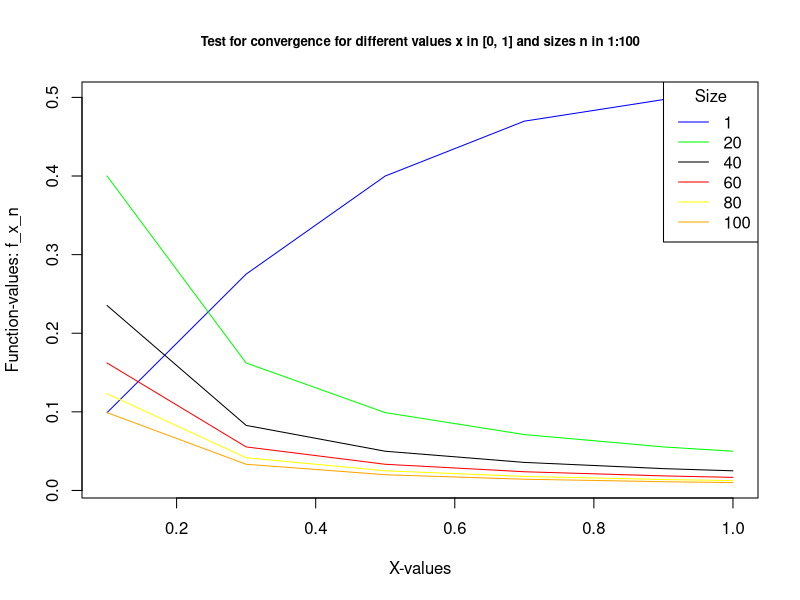
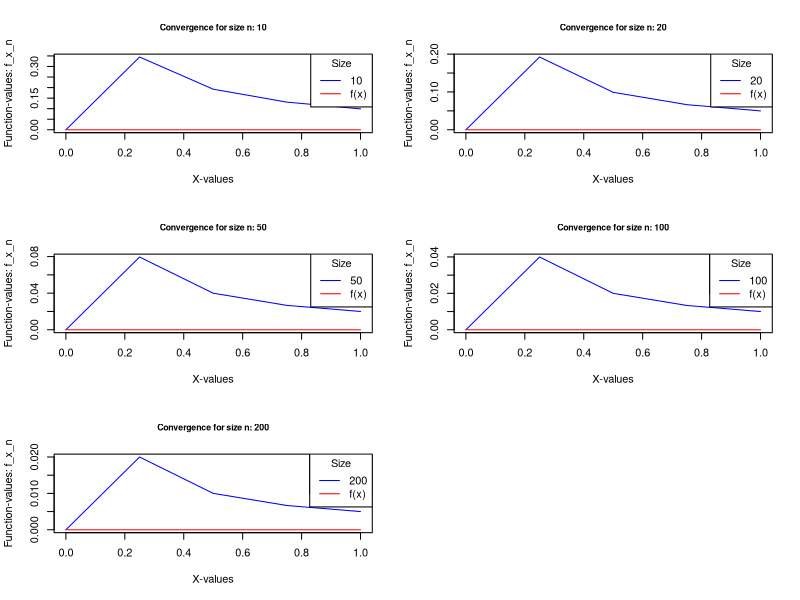
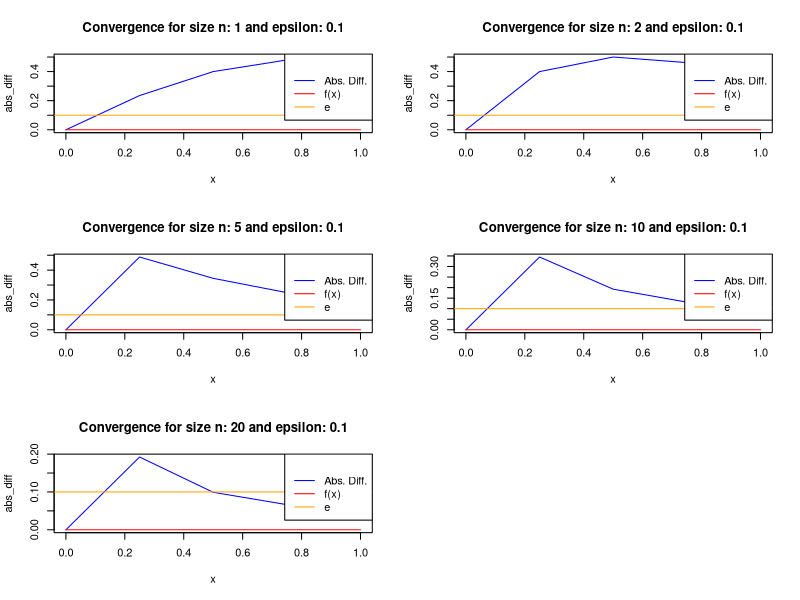
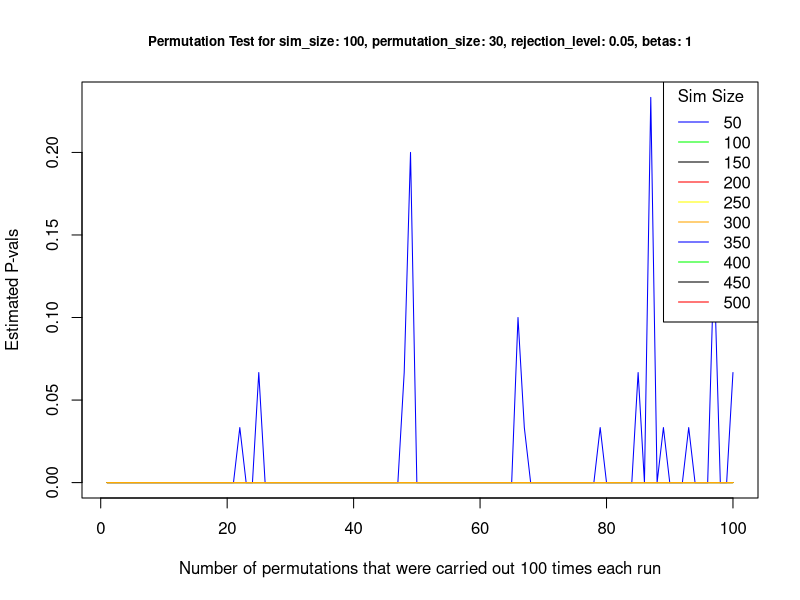

The R source for these figures, in order:
## ---- chunk 1
# set up the comparing function
f_n_x <-  function(x, n){
  # check for function types and number ranges
  if((x>=0 & x<=1)==F){
    print("x has to be in the range [0, 1]")
  }
  # set up helper function to check for a whole number as described in docs
  is.wholenumber <-
    function(x, tol = .Machine$double.eps^0.5)  abs(x - round(x)) < tol
  if (is.wholenumber(n)==F){
    return("n must be a positive integer!")
  }
  result <- (n*x) / (1 + n^2 * x^2)
  return(result)
}
# Test the first function
result <- f_n_x(x=0.9, n=2)
print(result)

# set up the target function
f_x <- function(x){
  # simply returns 0
  len <- length(x)
  return(rep(0, len))
}
# Test the second function
result <- f_x(x=0.9)
print(result)
## ---- chunk 2
x <- c(0.1, 0.3, 0.5, 0.7, 0.9, 1.0)
n <- floor(seq(from=1, to=100, length.out=length(x))) # length can be set arbitrarily

get_result_df <- function(x, n){
  # create an empty matrix, convert to data.frame for data storage
  result_df <- data.frame(data=matrix(data=0, nrow=length(n), ncol=length(x)),
                          row.names = as.character(n))
  colnames(result_df) <- as.character(x)
  # iterate over the test size n, holding it fixed
  # and then loop through all the given x-values 
  for(n_ in n){
    # iterate over the values with fixed n
    for(x_ in x){
      result_f_n_x <- f_n_x(x=x_, n=n_)
      # save the result at the correct spot in the matrix
      result_df[as.character(n_), as.character(x_)] <- result_f_n_x
    }
  }
  return(result_df)
}

# create the single plot
# plot settings
result_df <- get_result_df(x=x, n=n)
col_vals <- c("blue", "green", "black", "red", "yellow", "orange") # must equal the length of n
main <- "Test for convergence for different values x in [0, 1] and sizes n in 1:100"

get_comparison_plot <- function(result_df, x, n, col_vals, main){
  for(ind in 1:dim(result_df)[1]){
    row <- rownames(result_df)[ind]
    col <- col_vals[ind]
    if(row==rownames(result_df)[1]){
      # plot the initial figure to which lines will be added afterwards
      plot(x=x,
           y=result_df[as.character(row), ],
           xlim=c(min(x), max(x)),
           ylim=c(min(result_df), max(result_df)),
           col=col,
           xlab="X-values",
           ylab="Function-values: f_x_n",
           main=main,
           cex.main=0.8,
           type="l"
      )  
    }else{
      lines(x=x,
            y=result_df[as.character(row), ],
            col=col)
    }
  }
  legend("topright",
         title = "Size",
         legend = n,
         col = col_vals,
         lty = c(1, 1, 1),
         lwd=c(1, 1, 1)
  )
}

get_comparison_plot(result_df=result_df, x=x, n=n, col_vals=col_vals, main=main)

# Answer here
# convergence in distribution, in probability
## ---- chunk 3
# plot settings
n <- c(10, 20, 50, 100, 200)
x <- seq(from=0, to=1, length.out=5)
result_df <- get_result_df(x=x, n=n)
par(mfrow=c(3,2))
for(n_ in n){
  # only provide partial result_df to get one plot at a time for one n
  # so only provide the respective row of the result_df
  result_df_n_ <- result_df[as.character(n_), ]
  main <- sprintf("Convergence for size n: %s", n_)
  get_comparison_plot(result_df=result_df_n_, x=x, n=n_, col_vals=col_vals, main=main)
  lines(x=x, y=f_x(x), col="red")
  legend("topright",
         title = "Size",
         legend = c(n_, "f(x)"),
         col = c(col_vals[1], "red"),
         lty = c(1, 1),
         lwd=c(1, 1)
  )
}
par(mfrow=c(1,1))

# Answer here:
# 
## ---- chunk 4
# plot settings
epsilon = 0.1
n <- c(1, 2, 5, 10, 20)
result_df <- get_result_df(x=x, n=n)

par(mfrow=c(3,2))
for(n_ in n){
  result_df_n_ <- result_df[as.character(n_), ]
  # Take the absolute difference between function and target function
  abs_diff <- abs(result_df_n_ - f_x(x))
  
  main <- sprintf("Convergence for size n: %s and epsilon: %s", n_, epsilon)
  plot(x=x, y=abs_diff, col="blue", main=main,
       type="l",
       xlim=c(min(x), max(x)),
       ylim=c(min(abs_diff), max(abs_diff)))
  lines(x=x, y=f_x(x), col="red")
  abline(a=epsilon, b=0, col="orange")
  legend("topright",
         title = "",
         legend = c("Abs. Diff.", "f(x)", "e"),
         col = c(col_vals[1], "red", "orange"),
         lty = c(1, 1, 1),
         lwd=c(1, 1, 1)
  )
}
par(mfrow=c(1,1))
#Answer here:
#
## ---- chunk 5
# settings
set_seed <- T # set seed or not
seed <- 100 # if seed set 100 acc. to task
n <- 100 # sample size
p <- 0.5 # Binom dist
beta_0 <- 1
beta_1 <- 0.2
beta_2 <- 0.1

# ###################################function 1) model setup and data generation
get_simulated_data <- function(set_seed, seed, n, p, beta_0, beta_1, beta_2){
  if(set_seed==T){
    set.seed(seed)  
  }
  x1 <- runif(n=n, min=1, max=10) # specify the data as given in the task
  x2 <- rbinom(n=n, size=1, prob=p) # specify the data as given in the task
  epsilon <- rnorm(n=n, mean=0, sd=1) # standard normal distributed error terms
  # estimate the data with the given parameter values for the coefficients
  y <- beta_0 + beta_1 * x1 + beta_2 * x2 + epsilon
  model_data <- data.frame(X1=x1, X2=x2, Y=y)
  return(model_data)
}
# Test the first function
sim_data <- get_simulated_data(set_seed, seed, n, p, beta_0, beta_1, beta_2)
print(sim_data)
# ##################################################function 2) model estimation
model_data <- sim_data
estimate_coeff <- "X1"

get_estimates <- function(model_data, estimate_coeff){
  mod <- lm(model_data$Y ~ model_data$X1 + model_data$X2) # estimate via lm()
  # extract the wanted coefficients and statistics
  estimate <- summary.lm(mod)$coefficients[sprintf("model_data$%s", estimate_coeff), c("Estimate", "t value")]
  return(estimate)
}
# Test the second function
estimates <- get_estimates(model_data=model_data, estimate_coeff=estimate_coeff)
print(estimates)
#  Estimate   t value 
# 0.1788579 5.2328356 

## ---- chunk 6
# task settings
sim_size <- 100
permutation_size <- 30
rejection_level <- 0.05
n <- seq(from=50, to=500, by=50)
# for later saving the results
results_df <- data.frame(SizeSim = n, matrix(data=NA, nrow=length(n), ncol=sim_size))
colnames(results_df) <- c("SizeSim", 1:sim_size)
# save the single p-vals
p_val_df <- data.frame(SizeSim = n, matrix(data=NA, nrow=length(n), ncol=sim_size))
colnames(p_val_df) <- c("SizeSim", 1:sim_size)
# perform the permutation test
for(n_ in n){
  # we hold the sample size n constant and iterate over the sim_size of 100
  # where we randomly sample Y 30 times in each of the 100 runs
  for(sim in 1:sim_size){
    # loop through different sample sizes contained in the vector n
    # and generate data
    # set the seed to FALSE
    set_seed <- F
    seed <- 100
    p <- 0.8
    beta_0 <- 1
    beta_1 <- 0.2
    beta_2 <- 0.1
    sim_data <- get_simulated_data(set_seed=set_seed, seed=seed, n=n_, p=p,
                                   beta_0=beta_0, beta_1=beta_1, beta_2=beta_2)
    # First estimate the original model
    model_data <- sim_data
    estimate_coeff <- "X1"
    estimates_og <- get_estimates(model_data=model_data, estimate_coeff=estimate_coeff)
    # then conduct the permutation/sampling of Y mixing up its theoretical correct order
    # with which we estimated the original model above, we permute 30 times
    # resulting in 30 estimated values we store accordingly in the following data.frame
    estimates_df_n <- data.frame(Num_Permutation=1:permutation_size, Estimate=NA, t_val=NA)
    for(i in 1:permutation_size){ # 30 times shuffling
      sim_data$Y <- sample(sim_data$Y) # shuffle the Y values, leave Xs as is
      model_data <- sim_data
      estimates_n <- get_estimates(model_data=model_data, estimate_coeff=estimate_coeff)
      # save the estimates
      estimates_df_n[i, 2:dim(estimates_df_n)[2]] <- estimates_n
    }
    # Calculate the p value for the whole n_, from the 30 values we receive 2
    num_true <- sum(abs(estimates_df_n$t_val) >= abs(estimates_og["t value"]))
    # calculate the share out of the 30 values
    p_val <- (num_true / permutation_size)
    p_val_df[p_val_df$SizeSim == n_, sim+1] <- p_val
    # Save values in the estimates df
    # estimates_df[estimates_df$SizeSim == n_, 2:dim(estimates_df)[2]] <- c(num_true, p_val)
    # compute whether we have to reject based on the p-value resulting
    # out of the 30 permutations
    # compare the p-value with the given rejection level
    decision <- ifelse(p_val<rejection_level, "Reject", "NotReject")
    # save the result in the master df
    print(sprintf("Sample size: %s and simulation run: %s and decision: %s", n_, sim, decision))
    results_df[results_df$SizeSim == n_, sim+1] <- decision
  }
}
# Calculate the share of rejections
num_reject <- length(which(results_df=="Reject"))
tota_sims <- length(n) * sim_size
sprintf("The H0 hypothesis is rejected: %s times out of a total of: %s simulations what equals a relative share of: %s percent", num_reject, tota_sims, round(num_reject/tota_sims)*100)

## ---- chunk 7
# iterate over the sample sizes and plot the p value results of simulations from
# a) and b)
for(i in 1:length(n)){
  n_ <- n[i]
  col_ <- col_vals[i]
  if(n_ == n[1]){
    plot(x=colnames(p_val_df),
         y=p_val_df[p_val_df$SizeSim==n_, ],
         type="l",
         ylim=c(0, max(p_val_df[, 2:dim(p_val_df)[2]])),
         col=col_,
         xlab=sprintf("Number of permutations that were carried out %s times each run", sim_size),
         ylab="Estimated P-vals",
         main=sprintf("Permutation Test for sim_size: %s, permutation_size: %s, rejection_level: %s, betas: %s",
                      sim_size, permutation_size, rejection_level, beta_0),
         cex.main=0.8
           )
  }else{
    lines(x=colnames(p_val_df), y=p_val_df[p_val_df$SizeSim==n_, ],
          col=col_)
  }
}
legend("topright",
       title = "Sim Size",
       legend = n,
       col = col_vals,
       lty = rep(1, length(col_vals)),
       lwd=rep(1, length(col_vals))
)

